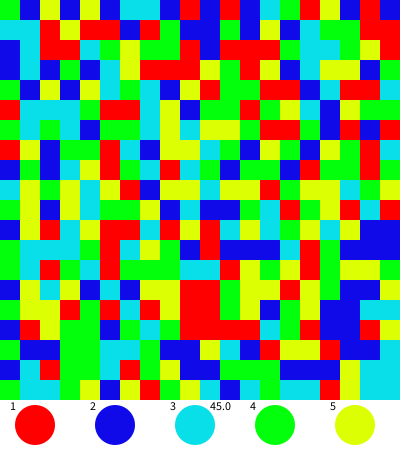
Frame 1 (no input)
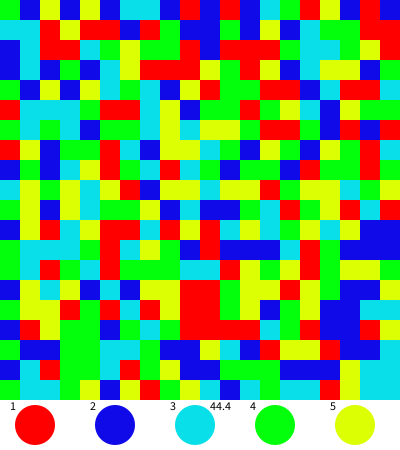
Frame 60 (the mouse pressed at the canvas centre just before this capture)
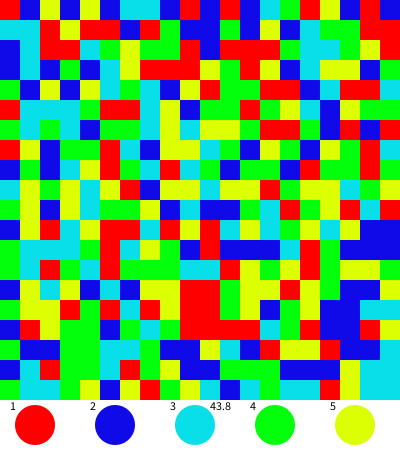
Frame 120 (the mouse held since frame 60 and released just before this capture)

The Processing sketch that drew these frames (run headless with seeded random() and noise(); from frame 60 on, the mouse is pressed at the canvas centre):

// Processing sketch: processing_128098
// ── processing_128098.pde

int numBoxes = 400;
ColorBox[] boxes = new ColorBox[numBoxes];
int tt = 45;
float t = tt;

ArrayList<ColorBox> changelist = new ArrayList<ColorBox>();

void setup() {
  size(400, 450);
  int i = 0;
  for (int y = 0; y < 400; y+=20) {
    for (int x = 0; x < 400; x+=20) {
      boxes[i] = new ColorBox(i, x, y);
      i++;
    }
  } 
  changelist.add(boxes[0]);
}
void draw () {
  background(255);
  for (int i = 0; i < numBoxes; i++) {
    boxes[i].display();
  }
  //  noLoop();

  fill(0);
  text("1", 10, 410);
  text("2", 90, 410);
  text("3", 170, 410);
  text("4", 250, 410);
  text("5", 330, 410);

  fill(#FF0000);
  ellipse(35, 425, 40, 40);
  fill(#1009E8);
  ellipse(115, 425, 40, 40);
  fill(#09DFE8);
  ellipse(195, 425, 40, 40);
  fill(#03FF0C);
  ellipse(275, 425, 40, 40);
  fill(#DDFF03);
  ellipse(355, 425, 40, 40);

  fill(0);
  text(nf(t, 2, 1), 210, 410);
  t -= .01;
  if (t < 0) {
    textSize(30);
    text("GAME OVER", 200, 200);
    noLoop();
  }
}
void mousePressed () {
  int x = int (mouseX / 20);
  int y = int (mouseY / 20);

  int i = int (x + (y * 400/20));
  color myColor = boxes[i].c;

  checkColorAndAddToArrayList();


  changeColor (myColor);
  loop();
}

void changeColor (color newColor) {
  for (int i = 0; i < changelist.size(); i++) {
    ColorBox current = (ColorBox)(changelist.get(i));
    current.c = newColor;
  }
}

void checkColorAndAddToArrayList() {

  color base = boxes[0].c;
  for (int i = 0; i < changelist.size(); i++) {
    ColorBox current = changelist.get(i);
    //north
    if (current.index-20 > 0) {
      ColorBox test = boxes[current.index-20];
      if (test.c==base) {
        if (!changelist.contains(test)) {
          changelist.add(test);
        }
      }
    }
    //east
    if ((current.index)% 20 != 19) {
      ColorBox test = boxes[current.index+1];
      if (test.c==base) {
        if (!changelist.contains(test)) {
          changelist.add(test);
        }
      }
    }
    //south
    if (current.index+20 < 400) {
      ColorBox test = boxes[current.index+20];
      if (test.c==base) {
        if (!changelist.contains(test)) {
          changelist.add(test);
        }
      }
    }
    //west
    if ((current.index)% 20 != 0) {
      ColorBox test = boxes[current.index-1];
      if (test.c==base) {
        if (!changelist.contains(test)) {
          changelist.add(test);
        }
      }
    }
  }
}

class ColorBox {
  int index;
  int x, y;
  color c;
  int boxSize = 20;

  ColorBox(int i, int newx, int newy) {
    index = i;
    x = newx;
    y = newy;
    int randNum = (int) random(5);
    switch(randNum) {
    case 0: 
      c = color(#FF0000);
      break;
    case 1:
      c = color(#1009E8);
      break;
    case 2: 
      c = color(#09DFE8);
      break;
    case 3:
      c = color(#03FF0C);
      break;
    case 4:
      c = color(#DDFF03);
      break;
    }
  }

  void display() {
    fill(c);
    noStroke();
    rect(x, y, boxSize, boxSize);
  }
}
